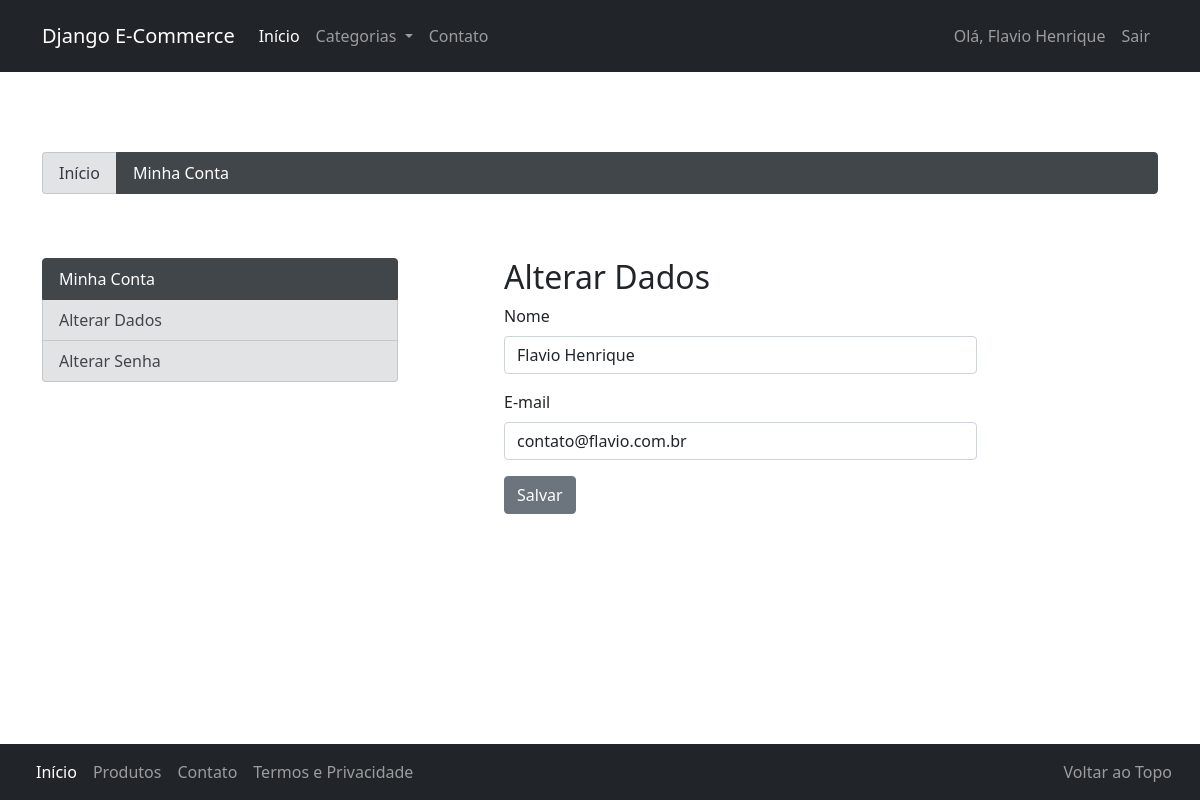
The page /conta/alterar-dados/ (signed in) on the database its author committed.
### accounts/models.py (models this page shows, shortened)
class User(AbstractBaseUser, PermissionsMixin):
    username = models.CharField(
        'Apelido / Usuário', max_length=30, unique=True, validators=[
            validators.RegexValidator(
                re.compile('^[\w.@+-]+$'),
                'Informe um nome de usuário válido. '
                'Este valor deve conter apenas letras, números '
                'e os caracteres: @/./+/-/_ .'
                , 'invalid'
            )
        ], help_text='Um nome curto que será usado para identificá-lo de forma única na plataforma'
    )
    name = models.CharField('Nome', max_length=100, blank=True)
    email = models.EmailField('E-mail', unique=True)
    is_staff = models.BooleanField('Equipe', default=False)
    is_active = models.BooleanField('Ativo', default=True)
    date_joined = models.DateTimeField('Data de Entrada', auto_now_add=True)
    USERNAME_FIELD = 'username'
    REQUIRED_FIELDS = ['email']
    objects = UserManager()
    class Meta:
        verbose_name = 'Usuário'
        verbose_name_plural = 'Usuários'
    def __str__(self):
        return self.name or self.username

### accounts/views.py (the view)
class UpdateUserView(LoginRequiredMixin, UpdateView):
    model = User
    template_name = 'accounts/update_user.html'
    fields = ['name', 'email']
    success_url = reverse_lazy('accounts:index')
    def get_object(self):
        return self.request.user

### catalog/context_processors.py (called while the page is built)
def categories(request):
    return {
        'categories': Category.objects.all()
    }

### catalog/models.py (called while the page is built)
    def __str__(self):
        return self.name

    def get_absolute_url(self):
        return reverse('catalog:category', kwargs={'slug': self.slug})

### accounts/templates/accounts/update_user.html (shortened to what this page needs)
{% extends "accounts/index.html" %}
{% load widget_tweaks %}
{% block accounts_container %}
    <div class="container">
        <h2>Alterar Dados</h2>
        <form class="form-horizontal" action="" method="post">
            <fieldset>
                {% for field in form %}
                <div class="form-group{% if field.errors %} has-error{% endif %} mb-3">
                  <label for="{{ field.auto_id }}" class="col-md-3 form-label">{{ field.label }}</label>
                  <div class="col-md-9">
                    {% render_field field class='form-control mb-3' %}
                  </div>
                </div>
                {% endfor %}
                <div class="form-group mb-3">
                  <div class="col-md-9 col-md-offset-3">
                    <button type="submit" class="btn btn-secondary">Salvar</button>
                  </div>
                </div>
            </fieldset>
        </form>
    </div>
{% endblock accounts_container %}

### core/templates/base.html (shortened to what this page needs)
{% load static %}
<!DOCTYPE html>
<html lang="en">
<head>
    <link rel="stylesheet" href="{% static 'bootstrap/css/bootstrap.min.css' %}">
    <link rel="stylesheet" href="{% static 'assets/extra.css' %}">
</head>
<body>
    <nav class="navbar navbar-expand-lg navbar-dark bg-dark">
        <div class="container">
            <div class="navbar-header">
                <a href="" class="navbar-brand">Django E-Commerce</a>
            </div>
            <div class="collapse navbar-collapse" id="navbarNavDropdown">
                <ul class="nav navbar-nav me-auto mb-2 mb-lg-0">
                    <li class="nav-item">
                        <a class="nav-link active" aria-current="page" href="{% url 'index' %}">
                            Início
                        </a>
                    </li>
                    <li class="nav-item dropdown">
                        <a class="nav-link dropdown-toggle" href="{% url 'catalog:product_list' %}"
                        id="navbarDropdownMenuLink"
                        role="button" data-bs-toggle="dropdown" aria-expanded="false">
                            Categorias
                        </a>
                    </li>
                    <li class="nav-item">
                        <a class="nav-link" href="{% url 'contact' %}">Contato</a>
                    </li>
                </ul>
                <span class="navbar-text">
                    <ul class="nav navbar-nav">
                        <li class="nav-item">
                            <a class="nav-link" href="#">Olá, {{ user }}</a>
                        </li>
                        {% if user.is_authenticated %}
                            <li class="nav-item">
                                <a href="{% url 'logout' %}" class="nav-link">Sair</a>
                            </li>
                        {% endif %}
                    </ul>
                </span>
            </div>
        </div>
    </nav>
    <div class="container py-5 margin-top">
        {% block container %}
        {% endblock container %}
    </div>
    {% block footer %}
        <nav class="navbar fixed-bottom navbar-expand-sm navbar-dark bg-dark">
            <div class="container-fluid">
                <div class="collapse navbar-collapse" id="navbarCollapse">
                    <ul class="navbar-nav">
                        <li class="nav-item">
                            <a class="nav-link active" aria-current="page" href="#">Início</a>
                        </li>
                        <li class="nav-item">
                            <a class="nav-link" href="#">Produtos</a>
                        </li>
                        <li class="nav-item">
                            <a class="nav-link" href="#">Contato</a>
                        </li>
                        <li class="nav-item">
                            <a class="nav-link" href="#">Termos e Privacidade</a>
                        </li>
                        <ul class="navbar-nav" style="position: absolute; right: 20px;">
                            <li class="nav-item">
                                <a class="nav-link" href="#">Voltar ao Topo</a>
                            </li>
                        </ul>
                    </ul>
                </div>
            </div>
        </nav>
    {% endblock footer %}
</body>
</html>

### core/static/assets/extra.css (style rules this page uses)
.margin-top { margin-top: 2em; }
a { text-decoration: none; color: #343a40; }

### rows shown on the page
User: name "Flavio Henrique", name "Flavio Henrique" "contato@flavio.com.br"

### other values the page prints
{{ field.label }} "Nome" "E-mail"
